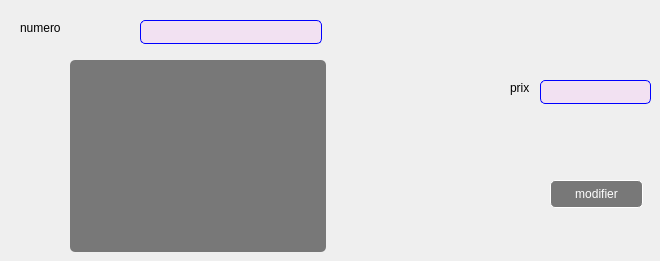
      <widget class="QWidget" name="tab_32">
       <attribute name="title">
        <string>modifier</string>
       </attribute>
       <widget class="QPushButton" name="modifier_3">
        <property name="geometry">
         <rect>
          <x>550</x>
          <y>180</y>
          <width>93</width>
          <height>28</height>
         </rect>
        </property>
        <property name="toolTip">
         <string>&lt;html&gt;&lt;head/&gt;&lt;body&gt;&lt;p&gt;modifier&lt;/p&gt;&lt;/body&gt;&lt;/html&gt;</string>
        </property>
        <property name="accessibleName">
         <string/>
        </property>
        <property name="styleSheet">
         <string notr="true">QPushButton{

background-color:rgba(0,0,0,50%);

color:white;

border:1 solid white;

border-radius: 5px;

}</string>
        </property>
        <property name="text">
         <string>modifier</string>
        </property>
        <property name="checkable">
         <bool>false</bool>
        </property>
        <property name="autoExclusive">
         <bool>false</bool>
        </property>
        <property name="autoDefault">
         <bool>false</bool>
        </property>
       </widget>
       <widget class="QLineEdit" name="lineEdit_56">
        <property name="geometry">
         <rect>
          <x>140</x>
          <y>20</y>
          <width>182</width>
          <height>24</height>
         </rect>
        </property>
        <property name="styleSheet">
         <string notr="true">QLineEdit{
background-color:rgba(255,170,255,20%);
border:1 solid blue;
border-radius:5px;
color:black;
}</string>
        </property>
       </widget>
       <widget class="QLabel" name="label_64">
        <property name="geometry">
         <rect>
          <x>20</x>
          <y>20</y>
          <width>44</width>
          <height>16</height>
         </rect>
        </property>
        <property name="text">
         <string>numero</string>
        </property>
       </widget>
       <widget class="QLineEdit" name="lineEdit_58">
        <property name="geometry">
         <rect>
          <x>540</x>
          <y>80</y>
          <width>111</width>
          <height>24</height>
         </rect>
        </property>
        <property name="styleSheet">
         <string notr="true">QLineEdit{
background-color:rgba(255,170,255,20%);
border:1 solid blue;
border-radius:5px;
color:black;
}</string>
        </property>
       </widget>
       <widget class="QLabel" name="label_66">
        <property name="geometry">
         <rect>
          <x>510</x>
          <y>80</y>
          <width>21</width>
          <height>16</height>
         </rect>
        </property>
        <property name="text">
         <string>prix</string>
        </property>
       </widget>
       <widget class="QTableView" name="tableView_17">
        <property name="geometry">
         <rect>
          <x>70</x>
          <y>60</y>
          <width>256</width>
          <height>192</height>
         </rect>
        </property>
        <property name="styleSheet">
         <string notr="true">QTableView {

gridline-color: white;

color:white;

background-color:rgba(0,0,0,50%);

border:0px;

border-radius: 5px;

}</string>
        </property>
       </widget>
      </widget>
